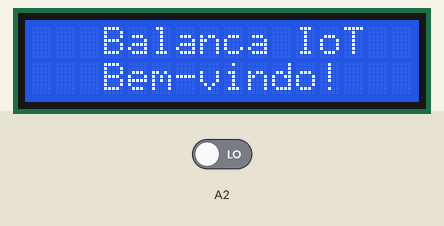
Recording of a sketch running on a simulated Particle Photon. Shown: 16×2 character LCD. The inputs (shaded band) are chosen by the test bench; at power-on: A2 LOW. What the sketch prints to the serial monitor is not drawn.

Above: at 0.2 s.
At 5.2 s:
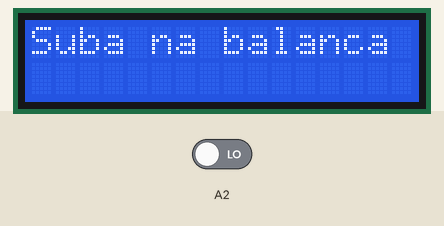

The sketch:

balanca_IoT_V2.ino
```cpp
// Arquivo inicial balanca_IoT
// Autor: Luiz C M Oliveira
// Faz a pesagem e exibe no display LCD
// Outubro de 2020


#include <LiquidCrystal_I2C_Spark.h>
#include <HX711ADC.h>

//Display LCD
LiquidCrystal_I2C *lcd;

//HX711 Pin Hookup
#define SCK A3
#define DT A2

//Initialize scale
HX711ADC scale(DT,SCK);

double prevScaleValue;
double scaleValue;
double fullWeight = 100;
double lockWeight;
bool locked = false;
int lockedInt = 0;

bool updatePrev = true;
double seenWeight;
int numTimesSeen;

int tareScale(String command);
double absValue(double value);
int setFullWeight(String command);
int lockScale(String command);

void setup(){
  Serial.begin(9600);
  Particle.variable("scaleValue", scaleValue);
  Particle.variable("lockedInt", lockedInt);
  Particle.function("setFull", setFullWeight);
  Particle.function("tareScale", tareScale);
  Particle.function("lockScale", lockScale);

  lcd = new LiquidCrystal_I2C(0x27, 16, 2);
  lcd->init();
  lcd->backlight();
  lcd->clear();
  Time.zone(-3.00);

  //display.begin(SSD1306_SWITCHCAPVCC, 0x3C);
  //display.display();

   lcd->clear();
   lcd->setCursor(0 ,0 );
   lcd->print("   Balanca IoT   ");
   lcd->setCursor(0 ,1 );
   lcd->print("   Bem-vindo!  ");
   delay(5000);
   lcd->clear();
   lcd->setCursor(0 ,0 );
   lcd->print("Suba na balanca");

  scale.set_scale(107.32);//Calibrates scale (See calibration instructions)

  Serial.println(scale.get_units());
  scale.tare();
}

void loop(){
  scale.power_up();

  //Check for a change in weight and send event
  if(scaleValue > prevScaleValue+2 || scaleValue < prevScaleValue - 2){
    Particle.publish("weightChange");
  }

  if(locked && (scaleValue > prevScaleValue +2 || scaleValue < prevScaleValue -2)){
    updatePrev = false;
    numTimesSeen++;
    if(numTimesSeen >=2){
      updatePrev = true;
      numTimesSeen = 0;
      Particle.publish("lockWtChange");
    }
  }

  //Get new Readings
  if(updatePrev){
    prevScaleValue = scaleValue;
  }
  scaleValue = scale.get_units(5);
  scaleValue = absValue(scaleValue);

  //Update Display
  //display.clearDisplay();
  //display.setTextSize(2);
  //display.setTextColor(WHITE);
  //display.printf("Wt:%2d g", (int)scaleValue);
  //display.setCursor(0,0);
  //display.setTextSize(1);
  //if(locked){
  //display.printf("\n\nFull: %2d g", (int)fullWeight);
  //  display.printf("\n\n\nLocked at %2d g", (int)lockWeight);
  //}
  //display.display();


  //Serial.print(scaleValue);Serial.println("g");

  scale.power_down();
  //delay(500);
  int startTime = millis();
  while(true){
    if(millis()-startTime >= 500){
      break;
    }
  }

}


int tareScale(String command){
  scale.tare();
  delay(100);
  Serial.println("Scale Teared From Cloud!!");
  return 1;
}

int setFullWeight(String command){
  fullWeight = scaleValue;
  return fullWeight;
}

int lockScale(String command){
  locked = !locked;
  lockWeight = scaleValue;

  if(locked){
    lockedInt = 1;
    return lockWeight;
  }else{
    lockedInt = 0;
    return -1;
  }
}

//Not really working right now
double absValue(double value){
  double newValue = 0;
  if(value < 0){
    newValue = -1*value;
    return newValue;
  }
  return value;
}
```

HX711ADC.h
```cpp
#pragma once

#if defined(PARTICLE)
#  include <Particle.h>
#else
#  if ARDUINO >= 100
#    include "Arduino.h"
#  else
#    include "WProgram.h"
#  endif
#endif
#include <math.h>

class HX711ADC
{
	private:
		byte PD_SCK;	// Power Down and Serial Clock Input Pin
		byte DOUT;		// Serial Data Output Pin
		byte GAIN;		// amplification factor
		long OFFSET = 0;	// used for tare weight
		float SCALE = 1;	// used to return weight in grams, kg, ounces, whatever

	public:
		// define clock and data pin, channel, and gain factor
		// channel selection is made by passing the appropriate gain: 128 or 64 for channel A, 32 for channel B
		// gain: 128 or 64 for channel A; channel B works with 32 gain factor only
		HX711ADC(byte dout, byte pd_sck, byte gain = 128);

		HX711ADC();

		virtual ~HX711ADC();

		// Allows to set the pins and gain later than in the constructor

    void begin();
		void begin(byte dout, byte pd_sck, byte gain = 128);

		// check if HX711 is ready
		// from the datasheet: When output data is not ready for retrieval, digital output pin DOUT is high. Serial clock
		// input PD_SCK should be low. When DOUT goes to low, it indicates data is ready for retrieval.
		inline bool is_ready() { return !digitalRead(DOUT); };

		// set the gain factor; takes effect only after a call to read()
		// channel A can be set for a 128 or 64 gain; channel B has a fixed 32 gain
		// depending on the parameter, the channel is also set to either A or B
		void set_gain(byte gain = 128);

		// waits for the chip to be ready and returns a reading (1sec default timeout)
		long read(time_t timeout = 1000);

		// returns an average reading; times = how many times to read
		long read_average(byte times = 10);

		// returns (read_average() - OFFSET), that is the current value without the tare weight; times = how many readings to do
		double get_value(byte times = 1);

		// returns get_value() divided by SCALE, that is the raw value divided by a value obtained via calibration
		// times = how many readings to do
		float get_units(byte times = 1);

		// set the OFFSET value for tare weight; times = how many times to read the tare value
		void tare(byte times = 10);

		// set the SCALE value; this value is used to convert the raw data to "human readable" data (measure units)
		void set_scale(float scale = 1.f);

		// get the current SCALE
		float get_scale();

		// set OFFSET, the value that's subtracted from the actual reading (tare weight)
		void set_offset(long offset = 0);

		// get the current OFFSET
		long get_offset();

		// puts the chip into power down mode
		void power_down();

		// wakes up the chip after power down mode
		void power_up();

#if defined(PARTICLE)
    // to keep the Particle cloud happy when the library blocks
    inline void yield() { Particle.process(); };
#endif
};
```
